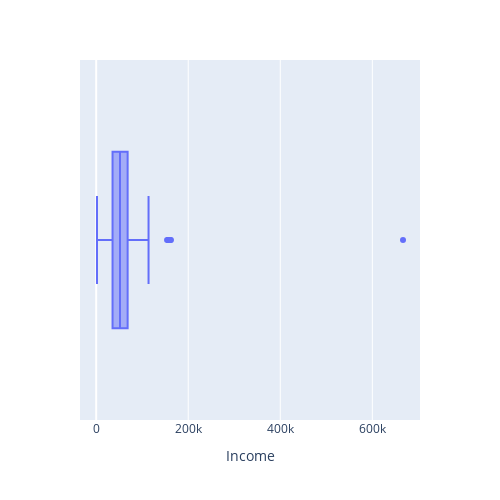

The cell this chart's notebook holds for it:
### Markdown cell above
### 1. Income

### Code cell
px.box(data_frame = data, x = 'Income',width=500, height=500)

### Figure 1 — Plotly figure (JSON) as saved in the notebook; plotly's stock layout.template omitted (floating-point values rounded to 4 significant figures; data arrays with more than 128 entries replaced by an {"elided": "..."} marker saying what was removed)
{"data": [{"alignmentgroup": "True", "hovertemplate": "Income=%{x}<extra></extra>", "legendgroup": "", "marker": {"color": "#636efa"}, "name": "", "notched": false, "offsetgroup": "", "orientation": "h", "showlegend": false, "type": "box", "x": {"elided": "2237 float values"}, "x0": " ", "xaxis": "x", "y0": " ", "yaxis": "y"}], "layout": {"boxmode": "group", "height": 500, "legend": {"tracegroupgap": 0}, "margin": {"t": 60}, "width": 500, "xaxis": {"anchor": "y", "autorange": true, "domain": [0, 1], "range": [-35210.0, 703600.0], "title": {"text": "Income"}, "type": "linear"}, "yaxis": {"anchor": "x", "autorange": true, "domain": [0, 1], "range": [-0.5, 0.5], "type": "category"}}}
